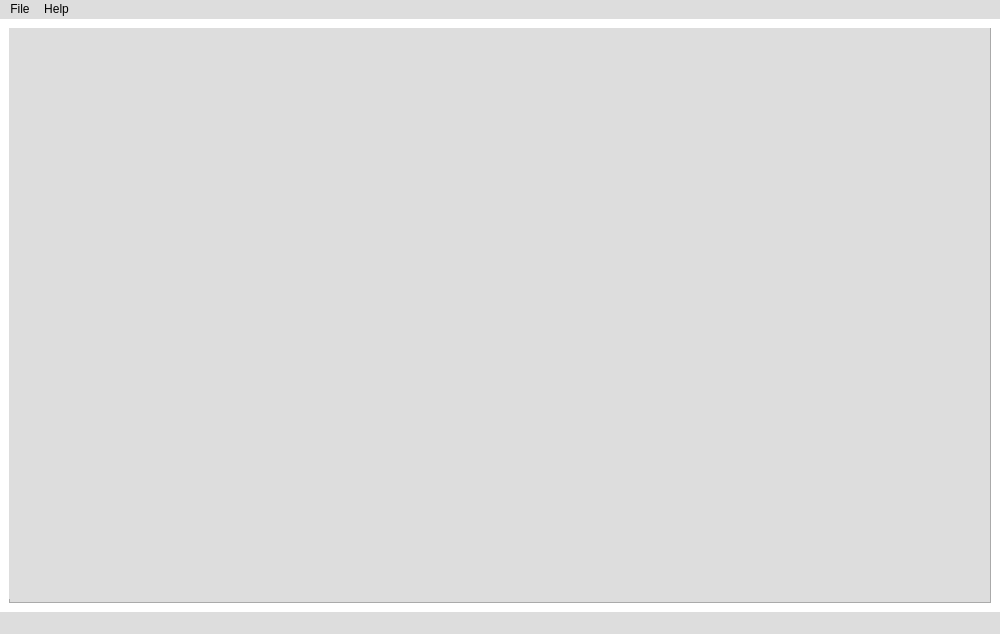
<?xml version="1.0" encoding="UTF-8"?>
<ui version="4.0">
 <class>MainWindow</class>
 <widget class="QMainWindow" name="MainWindow">
  <property name="geometry">
   <rect>
    <x>0</x>
    <y>0</y>
    <width>1000</width>
    <height>634</height>
   </rect>
  </property>
  <property name="minimumSize">
   <size>
    <width>250</width>
    <height>250</height>
   </size>
  </property>
  <property name="font">
   <font>
    <family>Times New Roman</family>
    <pointsize>14</pointsize>
   </font>
  </property>
  <property name="windowTitle">
   <string>PDFConverter</string>
  </property>
  <property name="styleSheet">
   <string notr="true">background-color: rgb(255, 255, 255);</string>
  </property>
  <property name="locale">
   <locale language="English" country="UnitedKingdom"/>
  </property>
  <property name="toolButtonStyle">
   <enum>Qt::ToolButtonIconOnly</enum>
  </property>
  <widget class="QWidget" name="centralwidget">
   <layout class="QHBoxLayout" name="horizontalLayout">
    <item>
     <layout class="QHBoxLayout" name="horizontalLayout_2">
      <item>
       <widget class="QFrame" name="frame">
        <property name="styleSheet">
         <string notr="true">background-color: rgb(221, 221, 221);</string>
        </property>
        <property name="frameShape">
         <enum>QFrame::StyledPanel</enum>
        </property>
        <property name="frameShadow">
         <enum>QFrame::Raised</enum>
        </property>
        <widget class="QLabel" name="imageToPdf">
         <property name="geometry">
          <rect>
           <x>0</x>
           <y>0</y>
           <width>981</width>
           <height>571</height>
          </rect>
         </property>
         <property name="text">
          <string/>
         </property>
        </widget>
       </widget>
      </item>
     </layout>
    </item>
   </layout>
  </widget>
  <widget class="QMenuBar" name="menubar">
   <property name="geometry">
    <rect>
     <x>0</x>
     <y>0</y>
     <width>1000</width>
     <height>21</height>
    </rect>
   </property>
   <property name="styleSheet">
    <string notr="true">background-color: rgb(221, 221, 221);</string>
   </property>
   <widget class="QMenu" name="menuFile">
    <property name="title">
     <string>File</string>
    </property>
    <addaction name="actionOpen_Image"/>
    <addaction name="actionExport_to_PDF"/>
   </widget>
   <widget class="QMenu" name="menuAbout">
    <property name="title">
     <string>Help</string>
    </property>
    <addaction name="actionProgramm"/>
    <addaction name="actionDocumentation"/>
   </widget>
   <addaction name="menuFile"/>
   <addaction name="menuAbout"/>
  </widget>
  <widget class="QStatusBar" name="statusbar">
   <property name="font">
    <font>
     <family>Times New Roman</family>
     <pointsize>10</pointsize>
    </font>
   </property>
   <property name="styleSheet">
    <string notr="true">background-color: rgb(221, 221, 221);</string>
   </property>
  </widget>
  <action name="actionClose">
   <property name="text">
    <string>Close</string>
   </property>
  </action>
  <action name="actionProgramm">
   <property name="text">
    <string>About</string>
   </property>
  </action>
  <action name="actionAuthor">
   <property name="text">
    <string>Author</string>
   </property>
  </action>
  <action name="actionDocumentation">
   <property name="text">
    <string>Documentation</string>
   </property>
  </action>
  <action name="actionImage">
   <property name="text">
    <string>Image</string>
   </property>
  </action>
  <action name="actionTemplate">
   <property name="text">
    <string>Template</string>
   </property>
  </action>
  <action name="actionPDF">
   <property name="text">
    <string>PDF</string>
   </property>
  </action>
  <action name="actionProject">
   <property name="text">
    <string>Project</string>
   </property>
  </action>
  <action name="actionExport_to_PDF">
   <property name="text">
    <string>Export To PDF</string>
   </property>
  </action>
  <action name="actionOpen_Image">
   <property name="text">
    <string>Open Image</string>
   </property>
  </action>
 </widget>
 <resources/>
 <connections/>
</ui>
